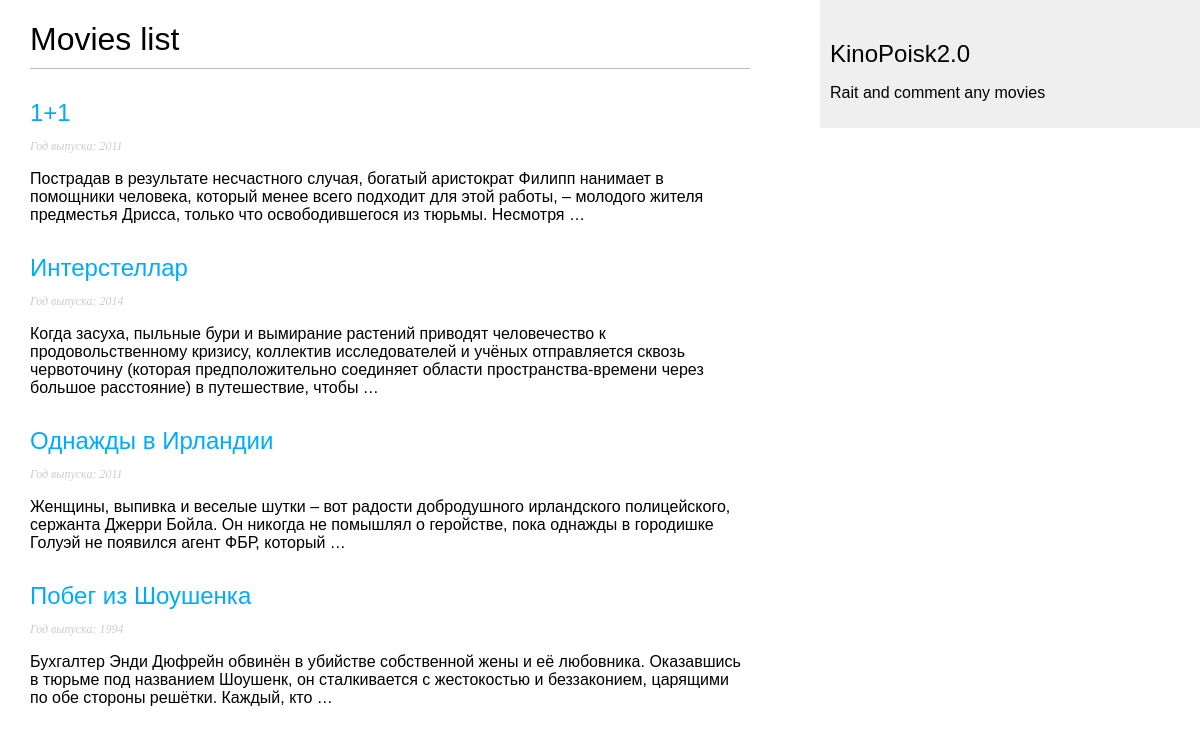
Page /movies/ on the committed database.
### movies/models.py (models this page shows, shortened)
class Movie(models.Model):
    title = models.CharField(max_length=50)
    slug = models.SlugField(max_length=50, unique=True, default='')
    genre = models.ForeignKey(Genre, on_delete=models.SET_NULL, null=True)
    year = models.IntegerField()
    description = models.TextField(blank=True)
    rating = models.DecimalField(max_digits=3,
                                 decimal_places=1,
                                 default='')
    class Meta:
        ordering = ['title']

### movies/views.py (the view)
# urls.py: path('', views.movie_list, name='movie_list'),
def movie_list(request):
    movies = Movie.objects.all()
    return render(request,
                  'site/movie/movie_list.html',
                  {'movies': movies})

### templates/site/movie/movie_list.html (shortened to what this page needs)
{% extends "site/base.html" %}
{% block content %}
    <h1>Movies list</h1>
    {% for movie in movies %}
        <h2>
            <a href="{% url 'movies:movie_detail' movie.id %}"> {{ movie.title }}</a>
        </h2>
        <p class="date">
            Год выпуска: {{ movie.year }}
        </p>
        {{ movie.description|truncatewords:30|linebreaks }}
    {% endfor %}
{% endblock %}

### templates/site/base.html (shortened to what this page needs)
{% load static %}
<!DOCTYPE html>
<html>
<head>
    <link href="{% static 'css/movie.css' %}" rel="stylesheet">
</head>
<body>
<div id="content">
    {% block content %}
    {% endblock %}
</div>
<div id="sidebar">
    <h2>KinoPoisk2.0</h2>
    <p>Rait and comment any movies</p>
</div>
</body>
</html>

### rows in the picture
Movie: title "1+1", year "2011", description "Пострадав в результате несчастного случая, богатый аристократ Филипп нанимает в помощники человека, который менее всего подходит для этой работы, – молодого жителя предместья Дрисса, только что освободившегося из тюрьмы. Несмотря …"
Movie: title "Интерстеллар", year "2014", description "Когда засуха, пыльные бури и вымирание растений приводят человечество к продовольственному кризису, коллектив исследователей и учёных отправляется сквозь червоточину (которая предположительно соединяет области пространства-времени через большое расстояние) в путешествие, чтобы …"
Movie: title "Однажды в Ирландии", year "2011", description "Женщины, выпивка и веселые шутки – вот радости добродушного ирландского полицейского, сержанта Джерри Бойла. Он никогда не помышлял о геройстве, пока однажды в городишке Голуэй не появился агент ФБР, который …"
Movie: title "Побег из Шоушенка", year "1994", description "Бухгалтер Энди Дюфрейн обвинён в убийстве собственной жены и её любовника. Оказавшись в тюрьме под названием Шоушенк, он сталкивается с жестокостью и беззаконием, царящими по обе стороны решётки. Каждый, кто …"
